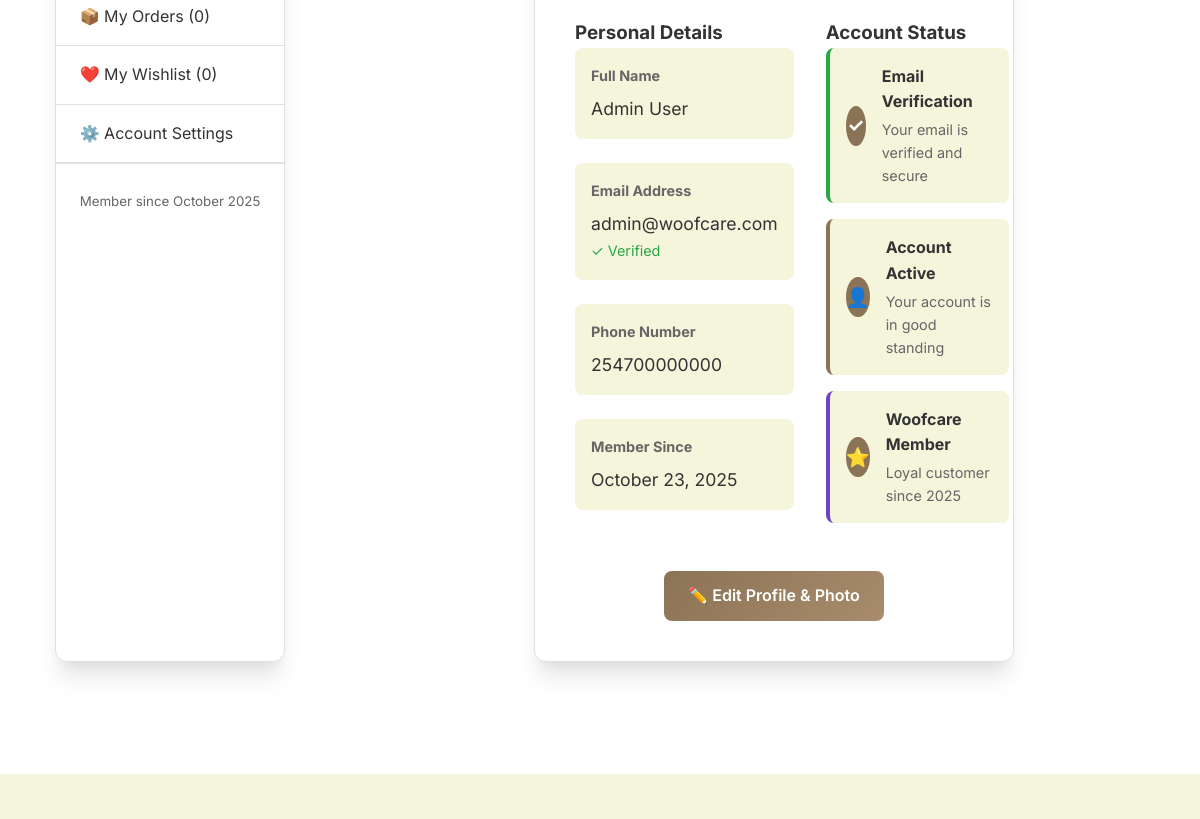
Page /account (signed in, middle part) on the earlier database version.
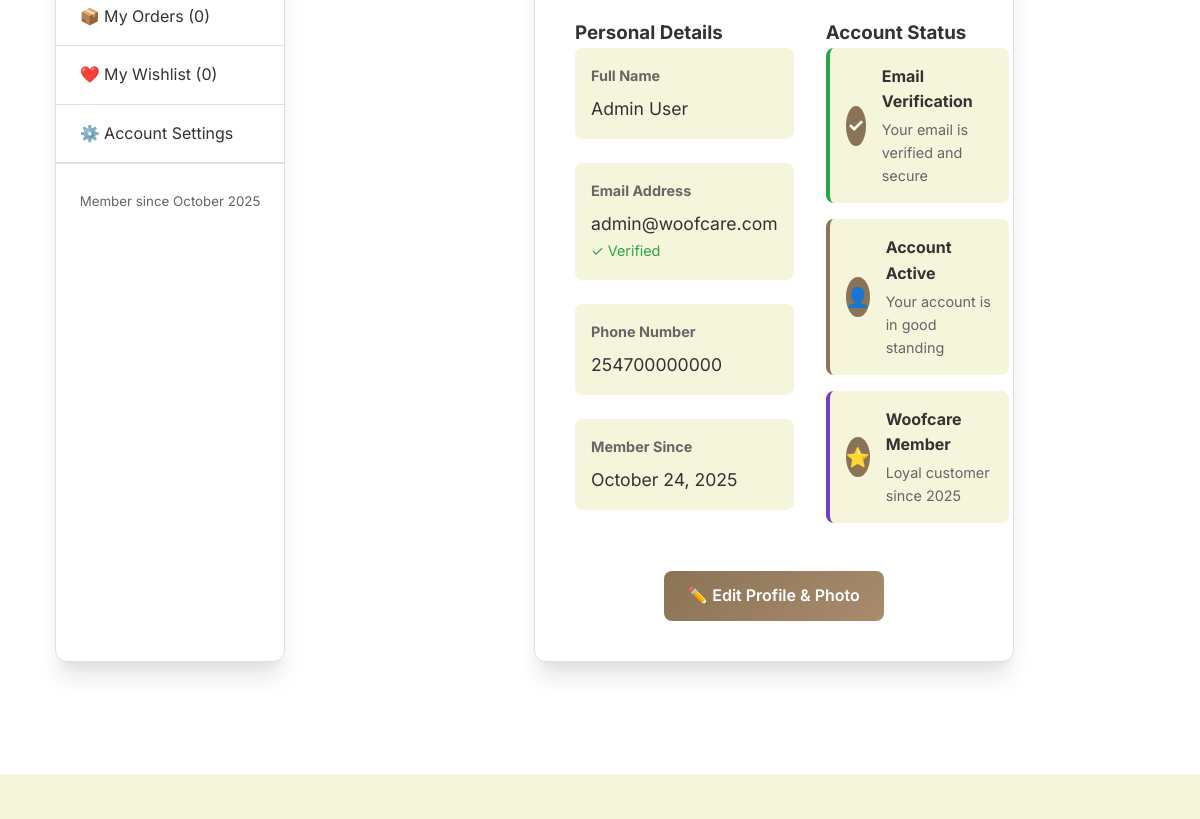
Same page on the later database version.
### models.py (models this page shows, shortened)
class User(UserMixin, db.Model):
    __tablename__ = 'user'
    id = db.Column(db.Integer, primary_key=True)
    email = db.Column(db.String(120), unique=True, nullable=False)
    password_hash = db.Column(db.String(255), nullable=False)
    first_name = db.Column(db.String(50), nullable=False)
    last_name = db.Column(db.String(50), nullable=False)
    phone = db.Column(db.String(20), nullable=False)
    profile_picture = db.Column(db.String(255))
    is_verified = db.Column(db.Boolean, default=False)
    verification_code = db.Column(db.String(6))
    created_at = db.Column(db.DateTime, default=datetime.utcnow)
    is_admin = db.Column(db.Boolean, default=False)
    @property
    def is_authenticated(self):
        return True

### app.py (the view)
@app.route('/account')
@login_required
def account():
    orders = Order.query.filter_by(user_id=current_user.id).order_by(Order.created_at.desc()).all()
    total_orders = len(orders)
    completed_orders = len([order for order in orders if order.status == 'completed'])
    total_spent = sum(order.amount for order in orders if order.status == 'completed')
    wishlist_dogs = []
    wishlist_count = 0
    return render_template('account.html',
                         orders=orders,
                         wishlist_dogs=wishlist_dogs,
                         wishlist_count=wishlist_count,
                         total_orders=total_orders,
                         completed_orders=completed_orders,
                         total_spent=total_spent)

### app.py (called while the page is built)
@login_manager.user_loader
def load_user(user_id):
    return User.query.get(int(user_id))

### templates/account.html (shortened to what the changed rows need)
{% extends "base.html" %}
{% block content %}
<div class="container">
    <div style="max-width: 1200px; margin: 0 auto;">
        <div style="display: grid; grid-template-columns: 300px 1fr; gap: 3rem;">
            <div class="form-container" style="padding: 0; overflow: hidden;">
                <div style="padding: 1.5rem; border-top: 1px solid var(--border-color); text-align: center;">
                    <small style="color: #666;">Member since {{ current_user.created_at.strftime('%B %Y') }}</small>
                </div>
            </div>
            <div>
                <div id="profile" class="account-tab active">
                    <div class="form-container">
                        <div style="display: grid; grid-template-columns: 1fr 1fr; gap: 2rem;">
                            <div>
                                <div class="info-group">
                                    <label>Full Name</label>
                                    <div class="info-value">{{ current_user.first_name }} {{ current_user.last_name }}</div>
                                </div>
                                <div class="info-group">
                                    <label>Email Address</label>
                                    <div class="info-value">{{ current_user.email }}</div>
                                    {% if current_user.is_verified %}
                                    <span style="color: var(--success-color); font-size: 0.9rem;">✓ Verified</span>
                                    {% else %}
                                    <span style="color: var(--error-color); font-size: 0.9rem;">⚠ Not verified</span>
                                    {% endif %}
                                </div>
                                <div class="info-group">
                                    <label>Phone Number</label>
                                    <div class="info-value">{{ current_user.phone }}</div>
                                </div>
                                <div class="info-group">
                                    <label>Member Since</label>
                                    <div class="info-value">{{ current_user.created_at.strftime('%B %d, %Y') }}</div>
                                </div>
                            </div>
                            <div>
                                <div class="status-card {{ 'verified' if current_user.is_verified else 'pending' }}">
                                    <div class="status-icon">{{ '✓' if current_user.is_verified else '⏳' }}</div>
                                    <div>
                                        <div class="status-title">Email Verification</div>
                                        <div class="status-desc">
                                        </div>
                                    </div>
                                </div>
                                <div class="status-card member">
                                    <div>
                                        <div class="status-title">Woofcare Member</div>
                                        <div class="status-desc">Loyal customer since {{ current_user.created_at.strftime('%Y') }}</div>
                                    </div>
                                </div>
                            </div>
                        </div>
                    </div>
                </div>
            </div>
        </div>
    </div>
</div>
{% endblock %}

Differences in the rows shown:
changed User "Admin": created_at "October 23, 2025" → "October 24, 2025"
